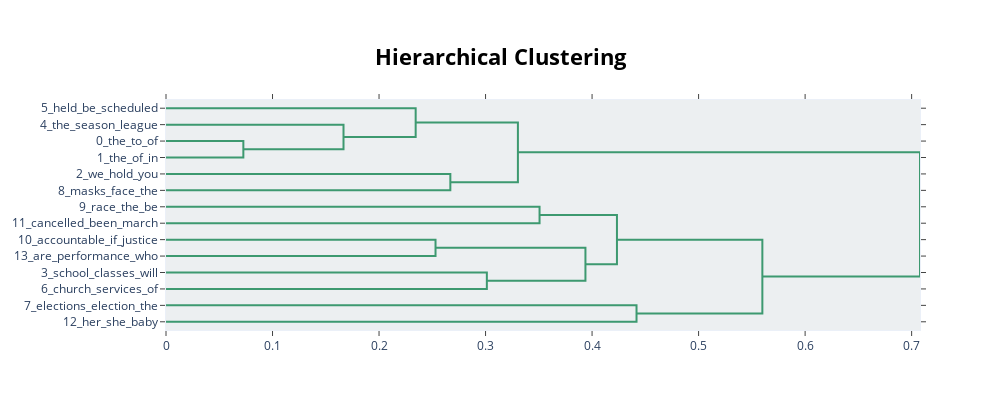

The notebook cell saved with this chart:
### Code cell
topic_model.visualize_hierarchy(top_n_topics=50)

### Figure 1 — Plotly figure (JSON) as saved in the notebook; plotly's stock layout.template omitted (floating-point values rounded to 4 significant figures)
{"data": [{"hoverinfo": "text", "marker": {"color": "rgb(61,153,112)"}, "mode": "lines", "type": "scatter", "x": [0, 0.07262, 0.07262, 0], "xaxis": "x", "y": [-25, -25, -35, -35], "yaxis": "y"}, {"hoverinfo": "text", "marker": {"color": "rgb(61,153,112)"}, "mode": "lines", "type": "scatter", "x": [0, 0.1667, 0.1667, 0.07262], "xaxis": "x", "y": [-15, -15, -30, -30], "yaxis": "y"}, {"hoverinfo": "text", "marker": {"color": "rgb(61,153,112)"}, "mode": "lines", "type": "scatter", "x": [0, 0.2344, 0.2344, 0.1667], "xaxis": "x", "y": [-5, -5, -22.5, -22.5], "yaxis": "y"}, {"hoverinfo": "text", "marker": {"color": "rgb(61,153,112)"}, "mode": "lines", "type": "scatter", "x": [0, 0.2669, 0.2669, 0], "xaxis": "x", "y": [-45, -45, -55, -55], "yaxis": "y"}, {"hoverinfo": "text", "marker": {"color": "rgb(61,153,112)"}, "mode": "lines", "type": "scatter", "x": [0.2344, 0.3304, 0.3304, 0.2669], "xaxis": "x", "y": [-13.75, -13.75, -50, -50], "yaxis": "y"}, {"hoverinfo": "text", "marker": {"color": "rgb(61,153,112)"}, "mode": "lines", "type": "scatter", "x": [0, 0.3507, 0.3507, 0], "xaxis": "x", "y": [-65, -65, -75, -75], "yaxis": "y"}, {"hoverinfo": "text", "marker": {"color": "rgb(61,153,112)"}, "mode": "lines", "type": "scatter", "x": [0, 0.253, 0.253, 0], "xaxis": "x", "y": [-85, -85, -95, -95], "yaxis": "y"}, {"hoverinfo": "text", "marker": {"color": "rgb(61,153,112)"}, "mode": "lines", "type": "scatter", "x": [0, 0.3012, 0.3012, 0], "xaxis": "x", "y": [-105, -105, -115, -115], "yaxis": "y"}, {"hoverinfo": "text", "marker": {"color": "rgb(61,153,112)"}, "mode": "lines", "type": "scatter", "x": [0.253, 0.3938, 0.3938, 0.3012], "xaxis": "x", "y": [-90, -90, -110, -110], "yaxis": "y"}, {"hoverinfo": "text", "marker": {"color": "rgb(61,153,112)"}, "mode": "lines", "type": "scatter", "x": [0.3507, 0.4234, 0.4234, 0.3938], "xaxis": "x", "y": [-70, -70, -100, -100], "yaxis": "y"}, {"hoverinfo": "text", "marker": {"color": "rgb(61,153,112)"}, "mode": "lines", "type": "scatter", "x": [0, 0.4417, 0.4417, 0], "xaxis": "x", "y": [-125, -125, -135, -135], "yaxis": "y"}, {"hoverinfo": "text", "marker": {"color": "rgb(61,153,112)"}, "mode": "lines", "type": "scatter", "x": [0.4234, 0.5599, 0.5599, 0.4417], "xaxis": "x", "y": [-85, -85, -130, -130], "yaxis": "y"}, {"hoverinfo": "text", "marker": {"color": "rgb(61,153,112)"}, "mode": "lines", "type": "scatter", "x": [0.3304, 0.7079, 0.7079, 0.5599], "xaxis": "x", "y": [-31.88, -31.88, -107.5, -107.5], "yaxis": "y"}], "layout": {"autosize": false, "height": 410, "hoverlabel": {"bgcolor": "white", "font": {"family": "Rockwell", "size": 16}}, "hovermode": "closest", "plot_bgcolor": "#ECEFF1", "showlegend": false, "title": {"font": {"color": "Black", "size": 22}, "text": "<b>Hierarchical Clustering", "x": 0.5, "xanchor": "center", "yanchor": "top"}, "width": 1000, "xaxis": {"mirror": "allticks", "rangemode": "tozero", "showgrid": false, "showline": true, "showticklabels": true, "ticks": "outside", "type": "linear", "zeroline": false}, "yaxis": {"mirror": "allticks", "range": [-140, 0], "rangemode": "tozero", "showgrid": false, "showline": true, "showticklabels": true, "tickmode": "array", "ticks": "outside", "ticktext": ["5_held_be_scheduled", "4_the_season_league", "0_the_to_of", "1_the_of_in", "2_we_hold_you", "8_masks_face_the", "9_race_the_be", "11_cancelled_been_march", "10_accountable_if_justice", "13_are_performance_who", "3_school_classes_will", "6_church_services_of", "7_elections_election_the", "12_her_she_baby"], "tickvals": [-5, -15, -25, -35, -45, -55, -65, -75, -85, -95, -105, -115, -125, -135], "type": "linear", "zeroline": false}}}
